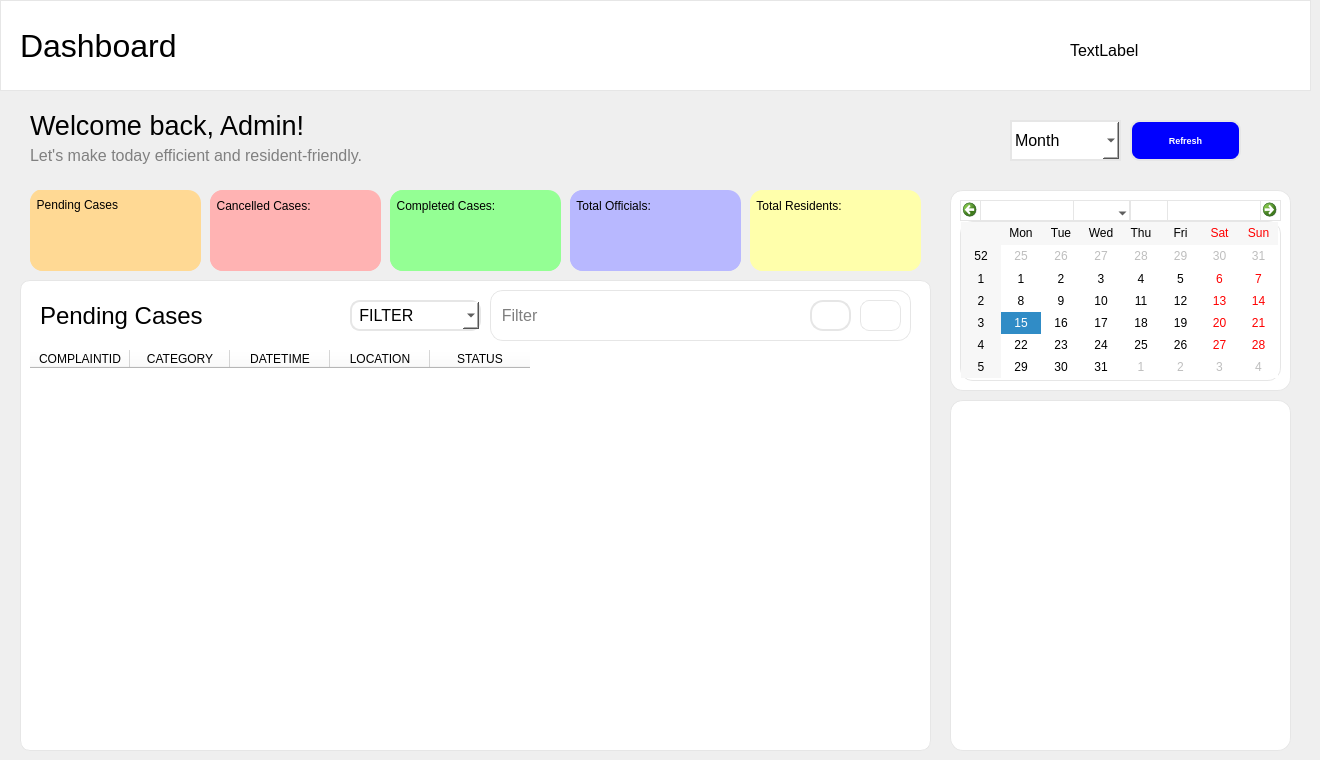
    <widget class="QWidget" name="page">
     <widget class="QFrame" name="frame_2">
      <property name="geometry">
       <rect>
        <x>0</x>
        <y>0</y>
        <width>1311</width>
        <height>91</height>
       </rect>
      </property>
      <property name="styleSheet">
       <string notr="true">background-color: white;
border: 1px solid rgb(230, 230, 230);
border_radius: 13px;</string>
      </property>
      <property name="frameShape">
       <enum>QFrame::StyledPanel</enum>
      </property>
      <property name="frameShadow">
       <enum>QFrame::Raised</enum>
      </property>
      <widget class="QLabel" name="label">
       <property name="geometry">
        <rect>
         <x>20</x>
         <y>10</y>
         <width>371</width>
         <height>71</height>
        </rect>
       </property>
       <property name="font">
        <font>
         <pointsize>24</pointsize>
        </font>
       </property>
       <property name="styleSheet">
        <string notr="true">border: 0px;</string>
       </property>
       <property name="text">
        <string>Dashboard</string>
       </property>
      </widget>
     </widget>
     <widget class="QLabel" name="label_8">
      <property name="geometry">
       <rect>
        <x>30</x>
        <y>100</y>
        <width>371</width>
        <height>51</height>
       </rect>
      </property>
      <property name="font">
       <font>
        <pointsize>20</pointsize>
       </font>
      </property>
      <property name="text">
       <string>Welcome back, Admin!</string>
      </property>
     </widget>
     <widget class="QFrame" name="frame_7">
      <property name="geometry">
       <rect>
        <x>30</x>
        <y>190</y>
        <width>171</width>
        <height>81</height>
       </rect>
      </property>
      <property name="styleSheet">
       <string notr="true">background-color: rgb(255, 217, 148);
border-radius: 13px;</string>
      </property>
      <property name="frameShape">
       <enum>QFrame::StyledPanel</enum>
      </property>
      <property name="frameShadow">
       <enum>QFrame::Raised</enum>
      </property>
      <widget class="QLineEdit" name="pendingComp_line">
       <property name="geometry">
        <rect>
         <x>0</x>
         <y>30</y>
         <width>171</width>
         <height>51</height>
        </rect>
       </property>
       <property name="font">
        <font>
         <pointsize>24</pointsize>
        </font>
       </property>
       <property name="alignment">
        <set>Qt::AlignCenter</set>
       </property>
      </widget>
      <widget class="QLabel" name="label_11">
       <property name="geometry">
        <rect>
         <x>0</x>
         <y>-1</y>
         <width>161</width>
         <height>31</height>
        </rect>
       </property>
       <property name="text">
        <string>  Pending Cases</string>
       </property>
      </widget>
     </widget>
     <widget class="QFrame" name="frame_8">
      <property name="geometry">
       <rect>
        <x>210</x>
        <y>190</y>
        <width>171</width>
        <height>81</height>
       </rect>
      </property>
      <property name="styleSheet">
       <string notr="true">background-color: rgb(255, 179, 179);
border-radius: 13px;</string>
      </property>
      <property name="frameShape">
       <enum>QFrame::StyledPanel</enum>
      </property>
      <property name="frameShadow">
       <enum>QFrame::Raised</enum>
      </property>
      <widget class="QLineEdit" name="totalComp_line">
       <property name="geometry">
        <rect>
         <x>0</x>
         <y>30</y>
         <width>171</width>
         <height>51</height>
        </rect>
       </property>
       <property name="font">
        <font>
         <pointsize>24</pointsize>
        </font>
       </property>
       <property name="alignment">
        <set>Qt::AlignCenter</set>
       </property>
      </widget>
      <widget class="QLabel" name="label_12">
       <property name="geometry">
        <rect>
         <x>0</x>
         <y>0</y>
         <width>161</width>
         <height>31</height>
        </rect>
       </property>
       <property name="text">
        <string>  Cancelled Cases:</string>
       </property>
      </widget>
     </widget>
     <widget class="QFrame" name="frame_9">
      <property name="geometry">
       <rect>
        <x>390</x>
        <y>190</y>
        <width>171</width>
        <height>81</height>
       </rect>
      </property>
      <property name="styleSheet">
       <string notr="true">background-color: rgb(148, 255, 148);
border-radius: 13px;</string>
      </property>
      <property name="frameShape">
       <enum>QFrame::StyledPanel</enum>
      </property>
      <property name="frameShadow">
       <enum>QFrame::Raised</enum>
      </property>
      <widget class="QLineEdit" name="lineEdit_7">
       <property name="geometry">
        <rect>
         <x>140</x>
         <y>140</y>
         <width>401</width>
         <height>71</height>
        </rect>
       </property>
      </widget>
      <widget class="QLineEdit" name="completeComp_line">
       <property name="geometry">
        <rect>
         <x>0</x>
         <y>30</y>
         <width>171</width>
         <height>51</height>
        </rect>
       </property>
       <property name="font">
        <font>
         <pointsize>24</pointsize>
        </font>
       </property>
       <property name="alignment">
        <set>Qt::AlignCenter</set>
       </property>
      </widget>
      <widget class="QLabel" name="label_13">
       <property name="geometry">
        <rect>
         <x>0</x>
         <y>0</y>
         <width>161</width>
         <height>31</height>
        </rect>
       </property>
       <property name="text">
        <string>  Completed Cases:</string>
       </property>
      </widget>
     </widget>
     <widget class="QFrame" name="frame_10">
      <property name="geometry">
       <rect>
        <x>570</x>
        <y>190</y>
        <width>171</width>
        <height>81</height>
       </rect>
      </property>
      <property name="styleSheet">
       <string notr="true">background-color: rgb(184, 184, 255);
border-radius: 13px;</string>
      </property>
      <property name="frameShape">
       <enum>QFrame::StyledPanel</enum>
      </property>
      <property name="frameShadow">
       <enum>QFrame::Raised</enum>
      </property>
      <widget class="QLineEdit" name="totalOffi_line">
       <property name="geometry">
        <rect>
         <x>0</x>
         <y>30</y>
         <width>171</width>
         <height>51</height>
        </rect>
       </property>
       <property name="font">
        <font>
         <pointsize>24</pointsize>
        </font>
       </property>
       <property name="text">
        <string/>
       </property>
       <property name="alignment">
        <set>Qt::AlignCenter</set>
       </property>
      </widget>
      <widget class="QLabel" name="label_14">
       <property name="geometry">
        <rect>
         <x>0</x>
         <y>0</y>
         <width>161</width>
         <height>31</height>
        </rect>
       </property>
       <property name="text">
        <string>  Total Officials:</string>
       </property>
      </widget>
     </widget>
     <widget class="QFrame" name="frame_11">
      <property name="geometry">
       <rect>
        <x>750</x>
        <y>190</y>
        <width>171</width>
        <height>81</height>
       </rect>
      </property>
      <property name="styleSheet">
       <string notr="true">background-color: rgb(255, 255, 171);
border-radius: 13px;</string>
      </property>
      <property name="frameShape">
       <enum>QFrame::StyledPanel</enum>
      </property>
      <property name="frameShadow">
       <enum>QFrame::Raised</enum>
      </property>
      <widget class="QLineEdit" name="totalRes_line">
       <property name="geometry">
        <rect>
         <x>0</x>
         <y>30</y>
         <width>171</width>
         <height>51</height>
        </rect>
       </property>
       <property name="font">
        <font>
         <pointsize>24</pointsize>
        </font>
       </property>
       <property name="alignment">
        <set>Qt::AlignCenter</set>
       </property>
      </widget>
      <widget class="QLabel" name="label_15">
       <property name="geometry">
        <rect>
         <x>0</x>
         <y>0</y>
         <width>161</width>
         <height>31</height>
        </rect>
       </property>
       <property name="text">
        <string>  Total Residents:</string>
       </property>
      </widget>
     </widget>
     <widget class="QLabel" name="label_9">
      <property name="geometry">
       <rect>
        <x>30</x>
        <y>140</y>
        <width>451</width>
        <height>31</height>
       </rect>
      </property>
      <property name="font">
       <font>
        <pointsize>12</pointsize>
       </font>
      </property>
      <property name="styleSheet">
       <string notr="true">color: grey;</string>
      </property>
      <property name="text">
       <string>Let's make today efficient and resident-friendly.</string>
      </property>
     </widget>
     <widget class="QLabel" name="labelDateTime1">
      <property name="geometry">
       <rect>
        <x>1070</x>
        <y>30</y>
        <width>221</width>
        <height>41</height>
       </rect>
      </property>
      <property name="font">
       <font>
        <pointsize>12</pointsize>
       </font>
      </property>
      <property name="styleSheet">
       <string notr="true">border: 0px;
background-color: white;</string>
      </property>
      <property name="text">
       <string>TextLabel</string>
      </property>
     </widget>
     <widget class="QFrame" name="frame_12">
      <property name="geometry">
       <rect>
        <x>950</x>
        <y>190</y>
        <width>341</width>
        <height>201</height>
       </rect>
      </property>
      <property name="styleSheet">
       <string notr="true">background-color: white;
border: 1px solid rgb(230, 230, 230);
border-radius: 13px;</string>
      </property>
      <property name="frameShape">
       <enum>QFrame::StyledPanel</enum>
      </property>
      <property name="frameShadow">
       <enum>QFrame::Raised</enum>
      </property>
      <widget class="QCalendarWidget" name="calendarWidget">
       <property name="geometry">
        <rect>
         <x>10</x>
         <y>10</y>
         <width>321</width>
         <height>181</height>
        </rect>
       </property>
       <property name="styleSheet">
        <string notr="true">border: 0px;
color: black;

QCalendarWidget QToolButton {
    color: black;
    font-size: 7;
}
</string>
       </property>
       <property name="horizontalHeaderFormat">
        <enum>QCalendarWidget::ShortDayNames</enum>
       </property>
       <property name="verticalHeaderFormat">
        <enum>QCalendarWidget::ISOWeekNumbers</enum>
       </property>
       <property name="navigationBarVisible">
        <bool>true</bool>
       </property>
      </widget>
     </widget>
     <widget class="QFrame" name="frame_13">
      <property name="geometry">
       <rect>
        <x>20</x>
        <y>280</y>
        <width>911</width>
        <height>471</height>
       </rect>
      </property>
      <property name="styleSheet">
       <string notr="true">background-color: white;
border: 1px solid rgb(230, 230, 230);
border-radius: 10px;</string>
      </property>
      <property name="frameShape">
       <enum>QFrame::StyledPanel</enum>
      </property>
      <property name="frameShadow">
       <enum>QFrame::Raised</enum>
      </property>
      <widget class="QTableWidget" name="pendingComp_table">
       <property name="geometry">
        <rect>
         <x>10</x>
         <y>70</y>
         <width>871</width>
         <height>371</height>
        </rect>
       </property>
       <property name="styleSheet">
        <string notr="true">background-color: white;
border: 0px;
border-radius: 0px;</string>
       </property>
       <column>
        <property name="text">
         <string>COMPLAINTID</string>
        </property>
       </column>
       <column>
        <property name="text">
         <string>CATEGORY</string>
        </property>
       </column>
       <column>
        <property name="text">
         <string>DATETIME</string>
        </property>
       </column>
       <column>
        <property name="text">
         <string>LOCATION</string>
        </property>
       </column>
       <column>
        <property name="text">
         <string>STATUS</string>
        </property>
       </column>
      </widget>
      <widget class="QLabel" name="label_10">
       <property name="geometry">
        <rect>
         <x>20</x>
         <y>10</y>
         <width>181</width>
         <height>51</height>
        </rect>
       </property>
       <property name="font">
        <font>
         <pointsize>18</pointsize>
        </font>
       </property>
       <property name="styleSheet">
        <string notr="true">border: 0px;</string>
       </property>
       <property name="text">
        <string>Pending Cases</string>
       </property>
      </widget>
      <widget class="QLineEdit" name="filter_line">
       <property name="geometry">
        <rect>
         <x>470</x>
         <y>10</y>
         <width>421</width>
         <height>51</height>
        </rect>
       </property>
       <property name="font">
        <font>
         <pointsize>12</pointsize>
        </font>
       </property>
       <property name="styleSheet">
        <string notr="true">background-color: white;
border-radius: 13px;</string>
       </property>
       <property name="placeholderText">
        <string>  Filter</string>
       </property>
      </widget>
      <widget class="QPushButton" name="refreshPendCompBtn">
       <property name="geometry">
        <rect>
         <x>790</x>
         <y>20</y>
         <width>41</width>
         <height>31</height>
        </rect>
       </property>
       <property name="font">
        <font>
         <family>System</family>
         <weight>50</weight>
         <bold>false</bold>
        </font>
       </property>
       <property name="styleSheet">
        <string notr="true">background-color: white;
border: 2px solid rgb(230, 230, 230);
border-radius: 13px;</string>
       </property>
       <property name="text">
        <string/>
       </property>
       <property name="icon">
        <iconset resource="../resource/resource.qrc">
         <normaloff>:/icons/icons/refresh.svg</normaloff>:/icons/icons/refresh.svg</iconset>
       </property>
      </widget>
      <widget class="QPushButton" name="filterPendCompBtn">
       <property name="geometry">
        <rect>
         <x>840</x>
         <y>20</y>
         <width>41</width>
         <height>31</height>
        </rect>
       </property>
       <property name="styleSheet">
        <string notr="true">background-color: white;
border-radius: 9px;</string>
       </property>
       <property name="text">
        <string/>
       </property>
       <property name="icon">
        <iconset resource="../resource/resource.qrc">
         <normaloff>:/icons/icons/search.svg</normaloff>:/icons/icons/search.svg</iconset>
       </property>
      </widget>
      <widget class="QComboBox" name="filterPendComp_box">
       <property name="geometry">
        <rect>
         <x>330</x>
         <y>20</y>
         <width>131</width>
         <height>31</height>
        </rect>
       </property>
       <property name="font">
        <font>
         <pointsize>12</pointsize>
        </font>
       </property>
       <property name="styleSheet">
        <string notr="true">background-color: white;
border: 2px solid rgb(230, 230, 230);</string>
       </property>
       <item>
        <property name="text">
         <string> FILTER</string>
        </property>
       </item>
       <item>
        <property name="text">
         <string>COMPLAINTID</string>
        </property>
       </item>
       <item>
        <property name="text">
         <string>CATEGORY</string>
        </property>
       </item>
       <item>
        <property name="text">
         <string>DATETIME</string>
        </property>
       </item>
       <item>
        <property name="text">
         <string>LOCATION</string>
        </property>
       </item>
       <item>
        <property name="text">
         <string>STATUS</string>
        </property>
       </item>
      </widget>
     </widget>
     <widget class="QFrame" name="frame_14">
      <property name="geometry">
       <rect>
        <x>950</x>
        <y>400</y>
        <width>341</width>
        <height>351</height>
       </rect>
      </property>
      <property name="styleSheet">
       <string notr="true">background-color: white;
border: 1px solid rgb(230, 230, 230);
border-radius: 13px;</string>
      </property>
      <property name="frameShape">
       <enum>QFrame::StyledPanel</enum>
      </property>
      <property name="frameShadow">
       <enum>QFrame::Raised</enum>
      </property>
     </widget>
     <widget class="QComboBox" name="sortCases_box">
      <property name="geometry">
       <rect>
        <x>1010</x>
        <y>120</y>
        <width>111</width>
        <height>41</height>
       </rect>
      </property>
      <property name="font">
       <font>
        <pointsize>12</pointsize>
       </font>
      </property>
      <property name="styleSheet">
       <string notr="true">background-color: white;
border: 2px solid rgb(230, 230, 230);</string>
      </property>
      <item>
       <property name="text">
        <string>Month</string>
       </property>
      </item>
      <item>
       <property name="text">
        <string>January</string>
       </property>
      </item>
      <item>
       <property name="text">
        <string>Februrary</string>
       </property>
      </item>
      <item>
       <property name="text">
        <string>March</string>
       </property>
      </item>
      <item>
       <property name="text">
        <string>April</string>
       </property>
      </item>
      <item>
       <property name="text">
        <string>May</string>
       </property>
      </item>
      <item>
       <property name="text">
        <string>June</string>
       </property>
      </item>
      <item>
       <property name="text">
        <string>July</string>
       </property>
      </item>
      <item>
       <property name="text">
        <string>August</string>
       </property>
      </item>
      <item>
       <property name="text">
        <string>September</string>
       </property>
      </item>
      <item>
       <property name="text">
        <string>October</string>
       </property>
      </item>
      <item>
       <property name="text">
        <string>December</string>
       </property>
      </item>
     </widget>
     <widget class="QPushButton" name="refreshCasesBtn">
      <property name="geometry">
       <rect>
        <x>1130</x>
        <y>120</y>
        <width>111</width>
        <height>41</height>
       </rect>
      </property>
      <property name="font">
       <font>
        <family>System</family>
        <pointsize>7</pointsize>
        <weight>75</weight>
        <bold>true</bold>
       </font>
      </property>
      <property name="styleSheet">
       <string notr="true">background-color: blue;
border: 2px solid rgb(230, 230, 230);
border-radius: 10px;
color: white;</string>
      </property>
      <property name="text">
       <string>Refresh</string>
      </property>
     </widget>
    </widget>
